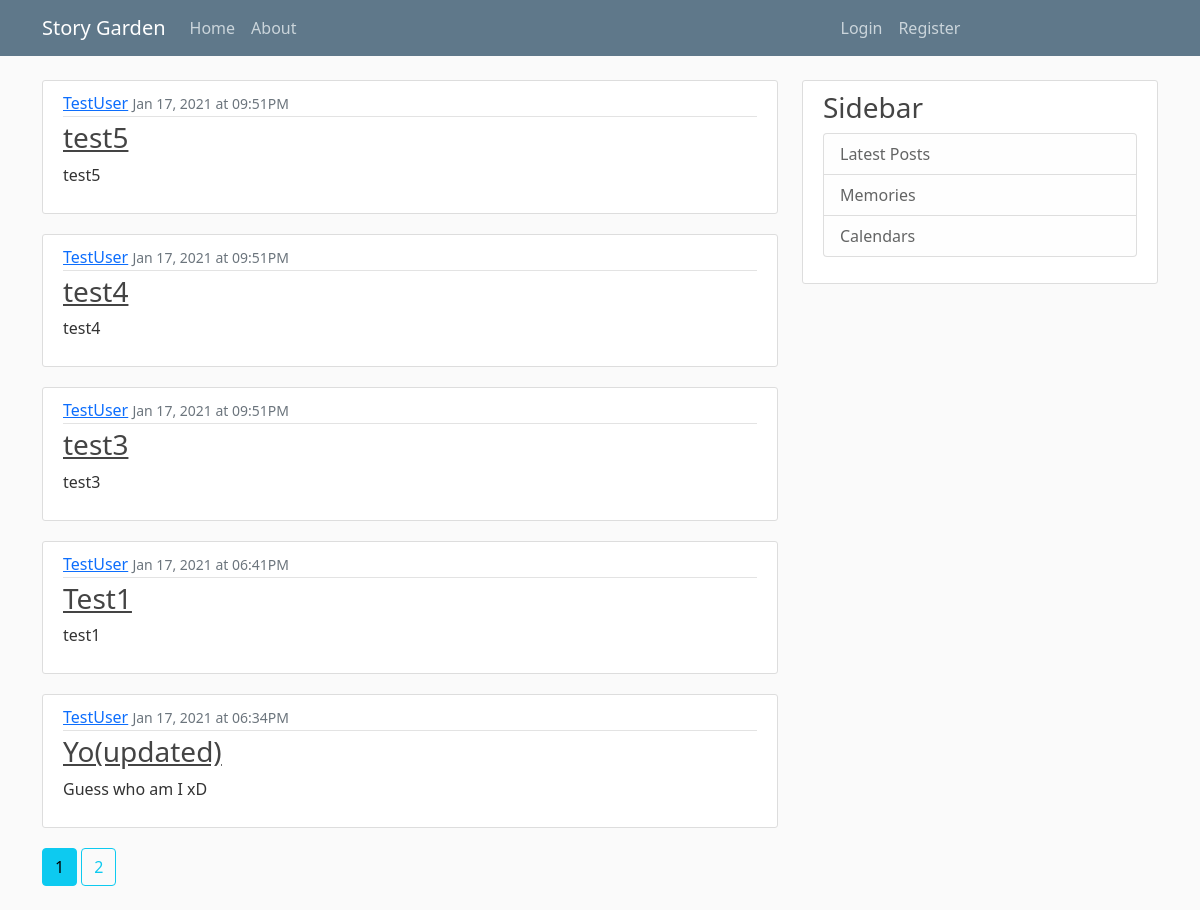
The page /home on the database its author committed.
### flaskstorysharing/models.py (models this page shows, shortened)
class Post(db.Model):
    id = db.Column(db.Integer, primary_key=True)
    title = db.Column(db.String(100), nullable=False)
    date_posted = db.Column(db.DateTime, nullable=False,
                            default=datetime.now)
    content = db.Column(db.Text, nullable=False)
    user_id = db.Column(db.Integer, db.ForeignKey('user.id'), nullable=False)

class User(db.Model, UserMixin):
    id = db.Column(db.Integer, primary_key=True)
    username = db.Column(db.String(20), unique=True, nullable=False)
    email = db.Column(db.String(120), unique=True, nullable=False)
    password = db.Column(db.String(60), nullable=False)
    posts = db.relationship('Post', backref='author', lazy=True)

### flaskstorysharing/routes.py (the view)
@app.route("/")
@app.route('/home')
def home():
    page = request.args.get('page',1,type=int)
    posts = Post.query.order_by(Post.date_posted.desc()).paginate(page=page,per_page=5)
    return render_template('home.html', posts=posts)

### flaskstorysharing/templates/home.html (shortened to what this page needs)
{% extends "layout.html" %}
{% block content %}
    {% for post in posts.items %}
        <article class="media content-section">
            <div class="media-body">
                <div class="article-metadata">
                    <a class="mr-2" href="{{url_for('user_posts', username=post.author.username)}}">{{ post.author.username }}</a>
                    <small class="text-muted">{{ post.date_posted.strftime('%b %d, %Y')}} at {{ post.date_posted.strftime('%I')}}:{{ post.date_posted.strftime('%M')}}{{ post.date_posted.strftime('%p') }}</small>
                </div>
                <h3><a class="article-title" href="{{url_for('post', post_id=post.id)}}">{{ post.title }}</a></h3>
                <p class="article-content">{{ post.content }}</p>
            </div>
        </article>
    {% endfor %}
    {% for page_num in posts.iter_pages(left_edge=1, right_edge=1, left_current=1, right_current=2) %}
        {% if page_num %}
            {% if posts.page == page_num %}
                <a class="btn btn-info mb-4" href="{{url_for('home',page=page_num)}}">{{page_num}}</a>
            {% else %}
                <a class="btn btn-outline-info mb-4" href="{{url_for('home',page=page_num)}}">{{page_num}}</a>
            {% endif %}
        {% endif %}
    {% endfor %}
{% endblock content %}

### flaskstorysharing/templates/layout.html (shortened to what this page needs)
<!DOCTYPE html>
<html lang="en">
<head>
    <link href="https://cdn.jsdelivr.net/npm/bootstrap@5.0.0-beta1/dist/css/bootstrap.min.css" rel="stylesheet"
>
    <link rel="stylesheet" type="text/css" href="{{url_for('static',filename='main.css')}}">
</head>
<body>
    <header class="site-header">
        <nav class="navbar navbar-expand-md navbar-dark bg-steel fixed-top">
            <div class="container">
                <a class="navbar-brand mr-4" href="/">Story Garden</a>
                <div class="collapse navbar-collapse" id="navbarToggle">
                    <div class="navbar-nav mr-auto col-md-8">
                        <a class="nav-item nav-link" href="{{ url_for('home') }}">Home</a>
                        <a class="nav-item nav-link" href="{{ url_for('about') }}">About</a>
                    </div>
                    <div class="navbar-nav col-md-4">
                        {% if current_user.is_authenticated %}
                            <a class="nav-item nav-link" href="{{ url_for('new_post') }}">New Story</a>
                            <a class="nav-item nav-link" href="{{ url_for('account') }}">Profile</a>
                            <a class="nav-item nav-link" href="{{ url_for('logout') }}">Logout</a>
                        {% else %}
                            <a class="nav-item nav-link" href="{{ url_for('login') }}">Login</a>
                            <a class="nav-item nav-link" href="{{ url_for('register') }}">Register</a>
                        {% endif %}
                    </div>
                </div>
            </div>
        </nav>
    </header>
    <main role="main" class="container">
        <div class="row">
            <div class="col-md-8">
                {% block content %}{% endblock %}
            </div>
            <div class="col-md-4">
                <div class="content-section">
                    <h3>Sidebar</h3>
                    <ul class="list-group">
                        <li class="list-group-item list-group-item-light">Latest Posts</li>
                        <li class="list-group-item list-group-item-light">Memories</li>
                        <li class="list-group-item list-group-item-light">Calendars</li>
                    </ul>
                </div>
            </div>
        </div>
    </main>
</body>
</html>

### flaskstorysharing/static/main.css (style rules this page uses)
body { background: #fafafa; color: #333333; margin-top: 5rem; }
h1, h2, h3, h4, h5, h6 { color: #444444; }
.bg-steel { background-color: #5f788a; }
.site-header .navbar-nav .nav-link { color: #cbd5db; }
.content-section { background: #ffffff; padding: 10px 20px; border: 1px solid #dddddd; border-radius: 3px; margin-bottom: 20px; }
.article-title { color: #444444; }
.article-content { white-space: pre-line; }
.article-metadata { padding-bottom: 1px; margin-bottom: 4px; border-bottom: 1px solid #e3e3e3; }

### rows shown on the page
Post: author.username "TestUser", date_posted "Jan 17, 2021", date_posted "09", date_posted "51", date_posted "PM", title "test5", content "test5"
Post: author.username "TestUser", date_posted "Jan 17, 2021", date_posted "09", date_posted "51", date_posted "PM", title "test4", content "test4"
Post: author.username "TestUser", date_posted "Jan 17, 2021", date_posted "09", date_posted "51", date_posted "PM", title "test3", content "test3"
Post: author.username "TestUser", date_posted "Jan 17, 2021", date_posted "06", date_posted "41", date_posted "PM", title "Test1", content "test1"
Post: author.username "TestUser", date_posted "Jan 17, 2021", date_posted "06", date_posted "34", date_posted "PM", title "Yo(updated)", content "Guess who am I xD"

### other values the page prints
{{ page_num }} "1"
{{ page_num }} "2"
